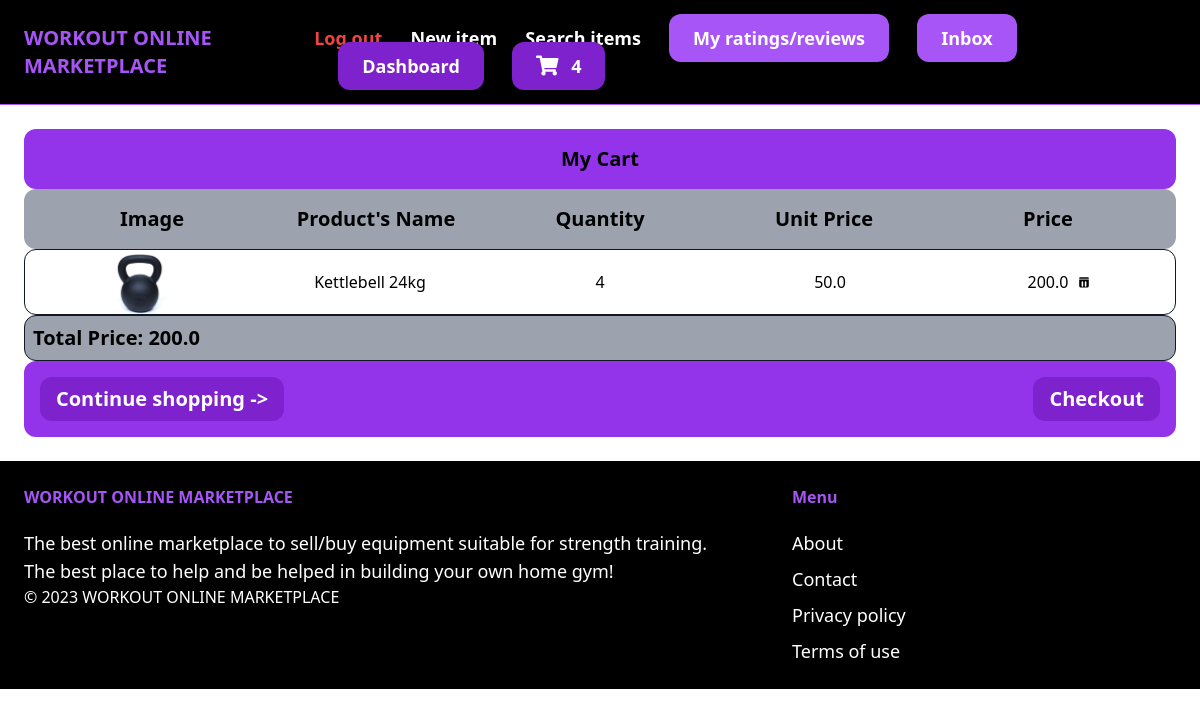
Page /cart/ (signed in) on the earlier database version.
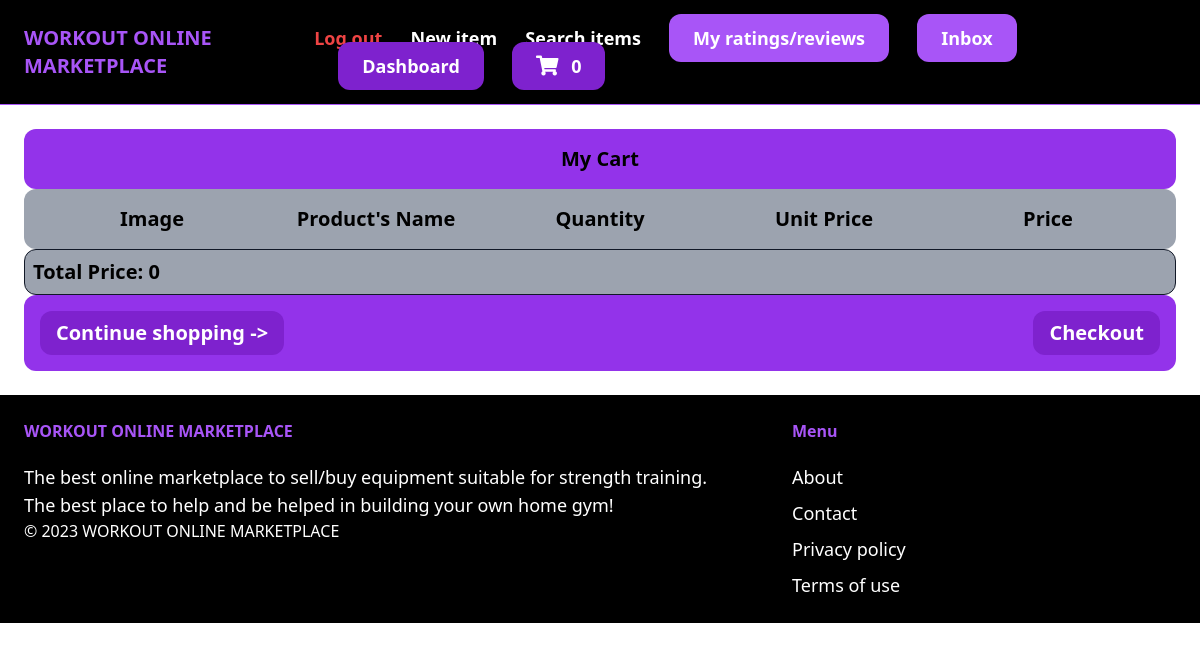
Same page on the later database version.
### core/models.py (models this page shows, shortened)
class Cart(models.Model):
    id = models.UUIDField(primary_key=True, default=uuid.uuid4)
    user = models.ForeignKey(User, on_delete=models.CASCADE)
    completed = models.BooleanField(default=False)
    @property
    def totalPrice(self):
        cartItems = self.cartItems.all()
        total = sum([item.item.price * item.quantity for item in cartItems])
        return total
    @property
    def numOfItems(self):
        cartItems = self.cartItems.all()
        quantity = sum([item.quantity for item in cartItems])
        return quantity

class CartItem(models.Model):
    item = models.ForeignKey(Item, on_delete=models.CASCADE, related_name='itemsCart')
    cart = models.ForeignKey(Cart, on_delete=models.CASCADE, related_name='cartItems')
    quantity = models.IntegerField(default=0)

### item/models.py (models this page shows, shortened)
class Item(models.Model):
    name = models.CharField(max_length=255)
    category = models.ForeignKey(Category, related_name='items', on_delete=models.CASCADE)
    description = models.TextField(blank=True, null=True)
    price = models.FloatField()
    image = models.ImageField(upload_to='item_images', blank=True, null=True)
    isSold = models.BooleanField(default=False)
    createdAt = models.DateTimeField(auto_now_add=True)
    createdBy = models.ForeignKey(User, related_name='items', on_delete=models.CASCADE)

### core/views.py (the view)
# urls.py: path('cart/', views.cart, name='cart'),
def cart(request):
    cart = None
    cartItems = []
    if request.user.is_authenticated:
        cart, created = Cart.objects.get_or_create(user=request.user, completed=False)
        cartItems = cart.cartItems.all()
        for cartItem in cartItems:
            cartItem.total_price = cartItem.quantity * cartItem.item.price
    context = {'cart': cart, 'cartItems': cartItems}
    return render(request, 'core/cart.html', context)

### core/templates/core/cart.html (shortened to what this page needs)
{% extends 'core/base.html' %}
{% block content %}
<div class="shoppingCart">
    <h2 class="font-bold bg-purple-600 text-center rounded-xl text-xl p-4">My Cart</h2>
    <div class="grid grid-cols-5 text-center font-bold bg-gray-400 rounded-xl text-xl p-4">
        <div><h4>Image</h4></div>
        <div><h4>Product's Name</h4></div>
        <div><h4>Quantity</h4></div>
        <div><h4>Unit Price</h4></div>
        <div><h4>Price</h4></div>
    </div>
    {% for cartItem in cartItems %}
    <div class="border border-gray-900 rounded-xl">
        <div class="grid grid-cols-5 text-center items-center">
            <div>
                <img src="{{ cartItem.item.image.url }}" alt="{{ cartItem.item.name }}" class="productImage h-16 w-16 mx-auto">
            </div>
            <div>{{ cartItem.item.name }}</div>
            <div>{{ cartItem.quantity }}</div>
            <div>{{ cartItem.item.price }}</div>
            <div class="flex items-center justify-center">
                <span class="mr-2">{{ cartItem.total_price }}</span>
                <button data-item-id="{{ cartItem.item.id }}" onClick= removeFromCart("{{ cartItem.item.id }}") class="flex items-center justify-center bg-transparent border-none outline-none cursor-pointer" id="removeButton">
                </button>
            </div>
        </div>
    </div>
    {% endfor %}
    <div class="font-semibold text-xl border border-gray-900 bg-gray-400 rounded-xl p-2">
        <h1>Total Price: {{ cart.totalPrice }}</h1>
    </div>
    <h2 class="font-bold bg-purple-600 text-center rounded-xl text-xl p-4">
        <div class="flex justify-between">
            <a href="{% url 'item:items' %}" class="px-4 py-2 bg-purple-700 text-white rounded-xl hover:bg-purple-900">Continue shopping -></a>
            <a href="{% url 'core:checkout' %}" class="px-4 py-2 bg-purple-700 text-white rounded-xl hover:bg-purple-900">Checkout</a>
        </div>
    </h2>
</div>
{% endblock %}

### core/templates/core/base.html (shortened to what this page needs)
{% load static %}
<!DOCTYPE html>
<html lang="en">
    <head>
        <script src="https://cdn.tailwindcss.com"></script>
        <link rel="stylesheet" href="https://cdnjs.cloudflare.com/ajax/libs/font-awesome/5.15.3/css/all.min.css">
    </head>
    <body>
        <nav class="px-6 py-6 flex justify-between items-center border-b border-purple-500 bg-black">
            <a href="/" class="text-xl font-semibold text-purple-500">WORKOUT ONLINE MARKETPLACE</a>
            <div class="space-x-6">
                {% if request.user.is_authenticated %}
                    <a href="{% url 'core:logout' %}" class="text-lg text-red-500 font-semibold hover:text-purple-500">Log out</a>
                {% endif %}
                <a href="{% url 'item:new' %}" class="text-lg text-white font-semibold hover:text-purple-500">New item</a>
                <a href="{% url 'item:items' %}" class="text-lg text-white font-semibold hover:text-purple-500">Search items</a>
                {% if request.user.is_authenticated %}
                    <a href="{% url 'ratingsANDreviews:myRatingsAndMyReviews' %}" class="px-6 py-3 text-lg font-semibold bg-purple-500 text-white rounded-xl hover:bg-purple-700">My ratings/reviews</a>
                    <a href="{% url 'conversation:inbox' %}" class="px-6 py-3 text-lg font-semibold bg-purple-500 text-white rounded-xl hover:bg-purple-700">Inbox</a>
                    <a href="{% url 'dashboard:index' %}" class="px-6 py-3 text-lg font-semibold bg-purple-700 text-white rounded-xl hover:bg-purple-900">Dashboard</a>
                    <a href="{% url 'core:cart' %}" class="px-6 py-3 text-lg font-semibold bg-purple-700 text-white rounded-xl hover:bg-purple-900">
                        <span style="font-size: 20px; color: white; padding-right: 0.5rem;"><i class="fas fa-shopping-cart"></i></span>
                        <span id="numOfItems">{{cart.numOfItems}}</span>
                    </a>
                {% else %}
                    <a href="{% url 'core:signup' %}" class="px-6 py-3 text-lg font-semibold bg-purple-500 text-white rounded-xl hover:bg-purple-700">Sign up</a>
                    <a href="{% url 'core:login' %}" class="px-6 py-3 text-lg font-semibold bg-purple-700 text-white rounded-xl hover:bg-purple-900">Log in</a>
                {% endif %}
            </div>
        </nav>
        <div class="px-6 py-6">
            {% block content %}
            {% endblock %}
        </div>
        <footer class="px-6 py-6 flex justify-between bg-black">
            <div class="w-2/3 pr-10">
                <h3 class="mb-5 font-semibold text-purple-500">WORKOUT ONLINE MARKETPLACE</h3>
                <p class="text-lg text-white">The best online marketplace to sell/buy equipment suitable for strength training.</p>
                <p class="text-lg text-white">The best place to help and be helped in building your own home gym!</p>
                <p class="text-white font-thin">© 2023 WORKOUT ONLINE MARKETPLACE</p>
            </div>
            <div class="w-1/3">
                <h3 class="mb-5 font-semibold text-purple-500">Menu</h3>
                <ul class="space-y-2">
                    <li> <a href="#" class="text-lg text-white hover:text-purple-700">About</a> </li>
                    <li> <a href="{% url 'core:contact' %}" class="text-lg text-white hover:text-purple-700">Contact</a> </li>
                    <li> <a href="#" class="text-lg text-white hover:text-purple-700">Privacy policy</a> </li>
                    <li> <a href="#" class="text-lg text-white hover:text-purple-700">Terms of use</a> </li>
                </ul>
            </div>
        </footer>
    </body>
<html>

Differences in the rows shown:
removed CartItem: item.image (picture), item.name "Kettlebell 24kg", quantity "4", item.price "50.0", total_price "200.0"
computed for Cart: numOfItems "4" → "0"; totalPrice "200.0" → "0"
